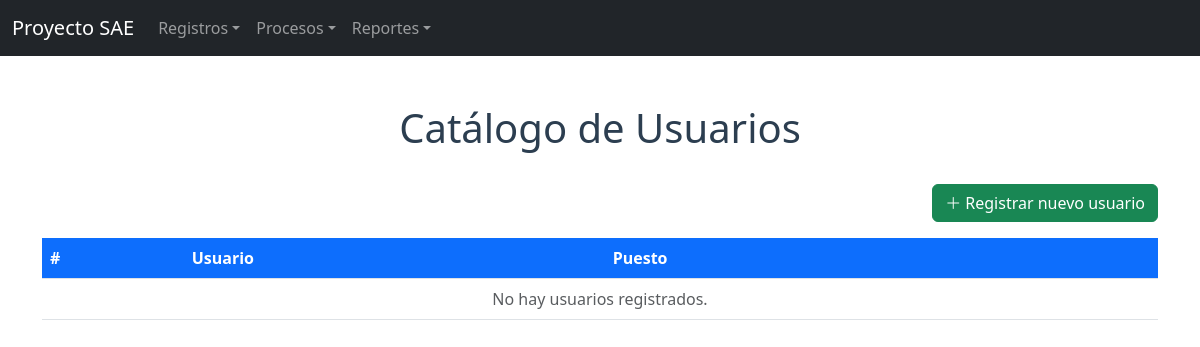
Page /Cruds/crudusuarios.php on the earlier database version.
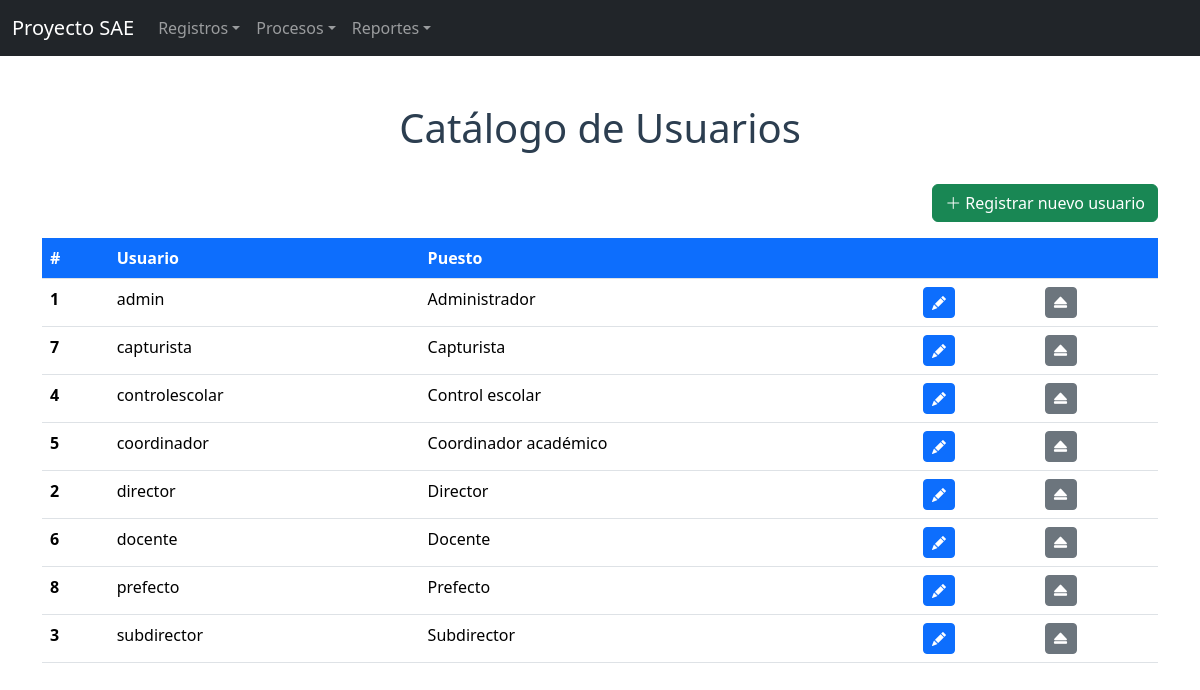
Same page on the later database version.
### tables this page shows
CREATE TABLE usuarios (
    ID_USER      INT AUTO_INCREMENT PRIMARY KEY,
    NOMBREUSER   VARCHAR(50) NOT NULL,
    PWUSER       VARCHAR(40) NOT NULL,    
    PUESTO       INT NOT NULL,            
    STATUS_USER  VARCHAR(4)  NOT NULL DEFAULT 'ALTA',
    UNIQUE KEY uq_nombreuser (NOMBREUSER),    
    CONSTRAINT fk_usuarios_puesto FOREIGN KEY (PUESTO) REFERENCES puesto (ID_PUESTO)
);

CREATE TABLE puesto (
    ID_PUESTO           INT AUTO_INCREMENT PRIMARY KEY,
    DESCRIPCION_PUESTO  VARCHAR(50) NOT NULL,
    STATUS_PUESTO       VARCHAR(4)  NOT NULL DEFAULT 'ALTA'
);

### Cruds/conexion.php (called while the page is built, shortened)
<?php
$base = preg_replace('#/(Cruds|formularios)/.*$#i', '', $_SERVER['SCRIPT_NAME']);
$servidor = "localhost";
$usuario  = "root";
$password = "";
$base_datos = "proyecto_sae";
$conexion = new mysqli($servidor, $usuario, $password, $base_datos);
$conexion->set_charset("utf8mb4");
return $conexion;

### Cruds/crudusuarios.php (the view, shortened to what this page needs)
<?php
$mysqli = include "conexion.php";
$resultado = $mysqli->query("SELECT u.ID_USER AS iduser, u.NOMBREUSER AS nombreuser, p.DESCRIPCION_PUESTO AS puesto FROM usuarios u INNER JOIN puesto p ON p.ID_PUESTO = u.PUESTO WHERE u.STATUS_USER = 'ALTA' ORDER BY u.NOMBREUSER");
$usuarios = $resultado->fetch_all(MYSQLI_ASSOC);
?>
<!DOCTYPE html>
<html lang="es">
<head>
    <link href="<?= $base ?>/assets/css/bootstrap.min.css" rel="stylesheet">
    <link rel="stylesheet" href="<?= $base ?>/assets/css/bootstrap-icons.css">
</head>
<body>
<?php include __DIR__ . "/../NavBar/navbar.php"; ?>
<div class="container">
    <br><br>
    <h1 align="center">Catálogo de Usuarios</h1>
    <br>
    <div class="d-flex justify-content-end mb-3">
        <a href="<?= $base ?>/formularios/alta/Formulario_Usuarios.php" class="btn btn-success">
            <i class="bi bi-plus-lg"></i> Registrar nuevo usuario
        </a>
    </div>
    <table class="table">
        <thead class="thead-dark">
            <tr>
                <th scope="col">#</th>
                <th scope="col">Usuario</th>
                <th scope="col">Puesto</th>
                <th scope="col"></th>
                <th scope="col"></th>
            </tr>
        </thead>
        <tbody>
<?php if (count($usuarios) === 0) { ?>
            <tr>
                <td colspan="5" class="text-center text-muted">No hay usuarios registrados.</td>
            </tr>
<?php } ?>
<?php foreach ($usuarios as $usuario) { ?>
            <tr>
                <th scope="row"><?php echo $usuario["iduser"]; ?></th>
                <td><?php echo htmlspecialchars($usuario["nombreuser"]); ?></td>
                <td><?php echo htmlspecialchars($usuario["puesto"]); ?></td>
                <td>
                    <a href="<?= $base ?>/formularios/modificar/Modificar_Usuarios.php?id=<?php echo $usuario["iduser"]; ?>" class="btn btn-sm btn-primary" title="Modificar">
                        <i class="bi bi-pencil-fill"></i>
                    </a>
                </td>
                <td>
                    <a href="crudusuarios.php?baja=<?php echo $usuario["iduser"]; ?>" class="btn btn-sm btn-secondary" title="Baja" onclick="return confirm('¿Dar de baja este usuario?');">
                        <i class="bi bi-eject-fill"></i>
                    </a>
                </td>
            </tr>
<?php } ?>
        </tbody>
    </table>
</div>
</body>
</html>

Differences in the rows shown:
added usuarios: ID_USER "1", NOMBREUSER "admin", PUESTO.DESCRIPCION_PUESTO "Administrador"
added usuarios: ID_USER "7", NOMBREUSER "capturista", PUESTO.DESCRIPCION_PUESTO "Capturista"
added usuarios: ID_USER "4", NOMBREUSER "controlescolar", PUESTO.DESCRIPCION_PUESTO "Control escolar"
added usuarios: ID_USER "5", NOMBREUSER "coordinador", PUESTO.DESCRIPCION_PUESTO "Coordinador académico"
added usuarios: ID_USER "2", NOMBREUSER "director", PUESTO.DESCRIPCION_PUESTO "Director"
added usuarios: ID_USER "6", NOMBREUSER "docente", PUESTO.DESCRIPCION_PUESTO "Docente"
added usuarios: ID_USER "8", NOMBREUSER "prefecto", PUESTO.DESCRIPCION_PUESTO "Prefecto"
added usuarios: ID_USER "3", NOMBREUSER "subdirector", PUESTO.DESCRIPCION_PUESTO "Subdirector"
Other differences:
text no longer shown: "No hay usuarios registrados."
